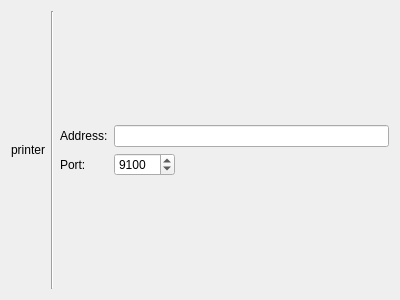
<?xml version="1.0" encoding="UTF-8"?>
<ui version="4.0">
 <class>ChooseSocket</class>
 <widget class="QWidget" name="ChooseSocket">
  <property name="geometry">
   <rect>
    <x>0</x>
    <y>0</y>
    <width>400</width>
    <height>300</height>
   </rect>
  </property>
  <property name="sizePolicy">
   <sizepolicy hsizetype="Ignored" vsizetype="Preferred">
    <horstretch>0</horstretch>
    <verstretch>0</verstretch>
   </sizepolicy>
  </property>
  <layout class="QGridLayout" name="gridLayout">
   <item row="0" column="1">
    <layout class="QVBoxLayout" name="verticalLayout">
     <property name="sizeConstraint">
      <enum>QLayout::SetMinimumSize</enum>
     </property>
     <item>
      <spacer name="verticalSpacer_3">
       <property name="orientation">
        <enum>Qt::Vertical</enum>
       </property>
       <property name="sizeHint" stdset="0">
        <size>
         <width>20</width>
         <height>40</height>
        </size>
       </property>
      </spacer>
     </item>
     <item>
      <widget class="QLabel" name="printerL">
       <property name="sizePolicy">
        <sizepolicy hsizetype="Fixed" vsizetype="Preferred">
         <horstretch>0</horstretch>
         <verstretch>0</verstretch>
        </sizepolicy>
       </property>
       <property name="text">
        <string notr="true">printer</string>
       </property>
       <property name="alignment">
        <set>Qt::AlignCenter</set>
       </property>
       <property name="margin">
        <number>7</number>
       </property>
      </widget>
     </item>
     <item>
      <spacer name="verticalSpacer_4">
       <property name="orientation">
        <enum>Qt::Vertical</enum>
       </property>
       <property name="sizeHint" stdset="0">
        <size>
         <width>20</width>
         <height>40</height>
        </size>
       </property>
      </spacer>
     </item>
    </layout>
   </item>
   <item row="0" column="2">
    <widget class="Line" name="line">
     <property name="orientation">
      <enum>Qt::Vertical</enum>
     </property>
    </widget>
   </item>
   <item row="0" column="3">
    <layout class="QFormLayout" name="formLayout">
     <property name="fieldGrowthPolicy">
      <enum>QFormLayout::ExpandingFieldsGrow</enum>
     </property>
     <property name="formAlignment">
      <set>Qt::AlignLeading|Qt::AlignLeft|Qt::AlignVCenter</set>
     </property>
     <item row="0" column="0">
      <widget class="QLabel" name="label_2">
       <property name="text">
        <string comment="@label:textbox">Address:</string>
       </property>
       <property name="buddy">
        <cstring>addressLE</cstring>
       </property>
      </widget>
     </item>
     <item row="0" column="1">
      <widget class="KLineEdit" name="addressLE"/>
     </item>
     <item row="1" column="0">
      <widget class="QLabel" name="label_3">
       <property name="text">
        <string comment="@label:spinbox">Port:</string>
       </property>
       <property name="buddy">
        <cstring>portISB</cstring>
       </property>
      </widget>
     </item>
     <item row="1" column="1">
      <widget class="KIntSpinBox" name="portISB">
       <property name="accelerated">
        <bool>true</bool>
       </property>
       <property name="minimum">
        <number>1</number>
       </property>
       <property name="maximum">
        <number>65535</number>
       </property>
       <property name="value">
        <number>9100</number>
       </property>
      </widget>
     </item>
    </layout>
   </item>
  </layout>
 </widget>
 <customwidgets>
  <customwidget>
   <class>KIntSpinBox</class>
   <extends>QSpinBox</extends>
   <header>knuminput.h</header>
  </customwidget>
  <customwidget>
   <class>KLineEdit</class>
   <extends>QLineEdit</extends>
   <header>klineedit.h</header>
  </customwidget>
 </customwidgets>
 <resources/>
 <connections/>
</ui>
